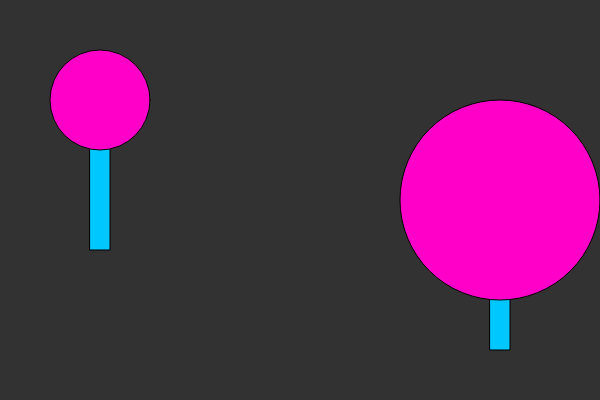
Frame 1 (no input)
Frame 60 (no input): identical to frame 1, image omitted
Frame 120 (the mouse pressed at the canvas centre since frame 60): identical to frame 1, image omitted

The p5.js sketch that drew this single still picture (run headless with seeded random() and noise() and a simulated clock; from frame 60 on, the mouse is pressed at the canvas centre):

// p5.js sketch
// ── sketch.js
function setup() {
  createCanvas(600, 400);
}

function draw() {
  background(50);

  lollipop(100, 100, 100);
  lollipop(500, 200, 200);
}

function lollipop(x, y, diameter) {
  fill(0, 200, 255);
  rect(x - 10, y, 20, 150);

  fill(255, 0, 200);
  ellipse(x, y, diameter, diameter);
}
